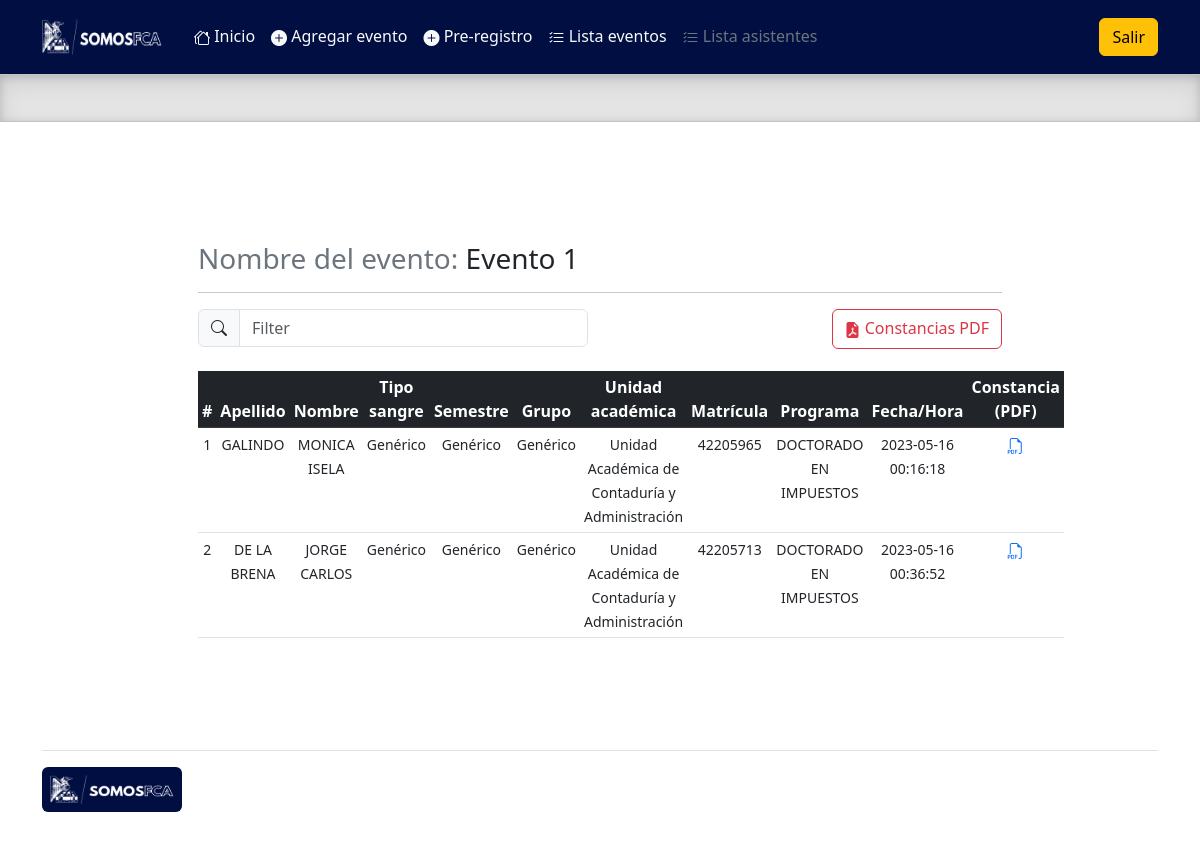
Before: /admin/lista_pagos_asistentes.php?evento=25 with the older database file.
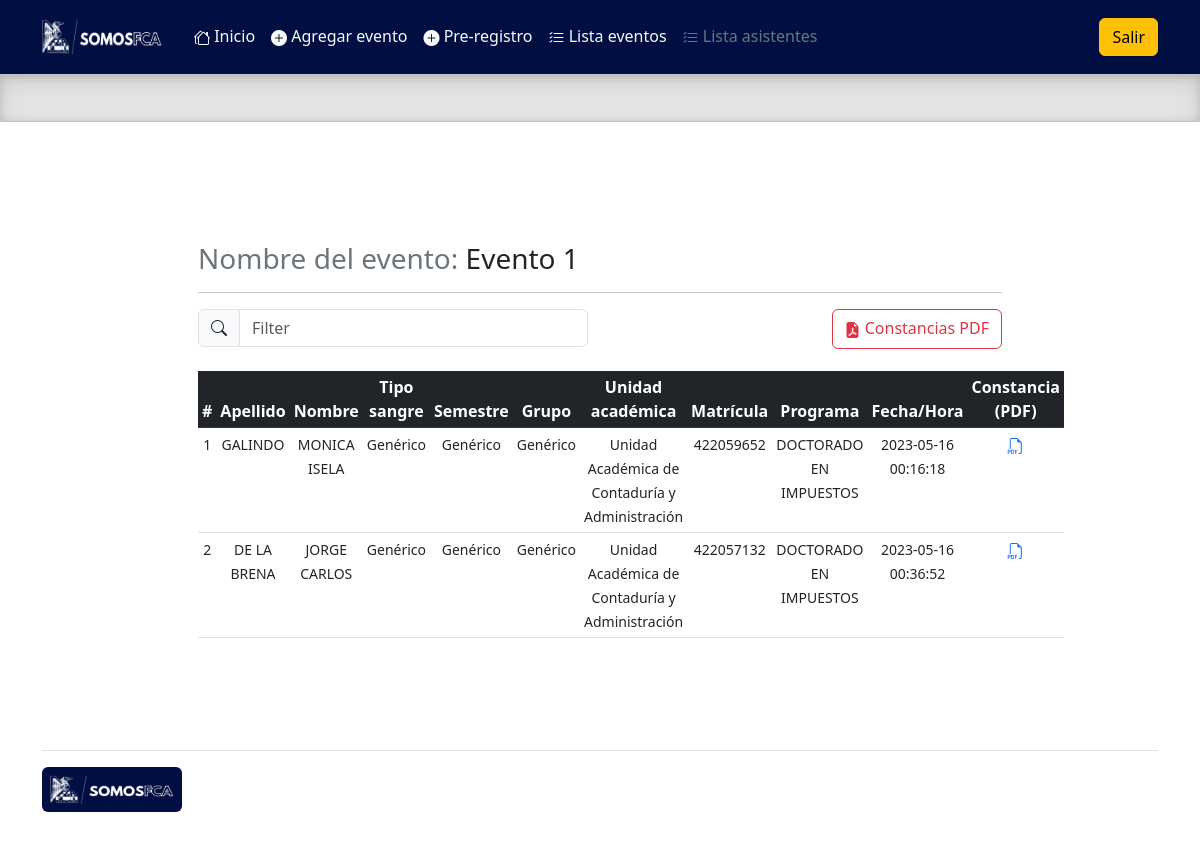
After: the same page with the newer database file.
### tables this page shows
CREATE TABLE `eventos` (
  `id` int(11) NOT NULL,
  `nombre` varchar(100) NOT NULL,
  `capacidad` int(11) NOT NULL,
  `fecha` date NOT NULL,
  `lugar` varchar(50) NOT NULL,
  `activo` int(11) DEFAULT NULL
);

CREATE TABLE `asistentes` (
  `id` int(11) NOT NULL,
  `nombre` varchar(100) NOT NULL,
  `tipo_asistente` int(11) NOT NULL,
  `apellidos` varchar(100) NOT NULL,
  `apellido_m` varchar(50) DEFAULT NULL,
  `curp` varchar(50) NOT NULL,
  `tipo_sangre` varchar(50) DEFAULT NULL,
  `semestre` varchar(50) DEFAULT NULL,
  `grupo` varchar(50) DEFAULT NULL,
  `unidad_academica` varchar(100) DEFAULT NULL,
  `carrera` varchar(100) DEFAULT NULL COMMENT 'Programa',
  `numero_control` varchar(50) NOT NULL COMMENT 'Matrícula',
  `idQr` varchar(100) DEFAULT NULL
);

CREATE TABLE `registro` (
  `id` int(11) NOT NULL,
  `asistente` int(11) NOT NULL,
  `evento` int(11) NOT NULL,
  `asistencia` int(11) NOT NULL,
  `fecha_registro` datetime NOT NULL,
  `idQr` varchar(50) NOT NULL
);

### admin/query/query_asistentes_individual.php (the view)
<?php
$queryEventos = "SELECT asistentes.id AS id, asistentes.apellidos AS apellidos, asistentes.nombre AS nombre, asistentes.tipo_sangre as tipo_sangre, asistentes.semestre AS semestre, asistentes.grupo AS grupo, asistentes.unidad_academica AS unidad_academica, asistentes.numero_control AS numero_control, asistentes.carrera AS carrera, registro.asistente AS asistente, registro.evento AS evento, registro.asistencia AS asistencia, registro.fecha_registro AS fecha_registro FROM asistentes INNER JOIN registro ON asistentes.id = registro.asistente WHERE registro.evento = '$evento'";
$resultadoEvento = $conn->query($queryEventos);
$numRows = $resultadoEvento->num_rows;
if($numRows >= 1){
$x = 0;
    while($rowEventos = $resultadoEvento->fetch_assoc()){
        $x++;
        echo'
        <tr class="text-center">
            <td><small>'.$x.'</small></td>
            <td><small>'.$rowEventos['apellidos'].'</small></td>
            <td><small>'.$rowEventos['nombre'].'</small></td>';
            echo'
            <td><small>'.$rowEventos['tipo_sangre'].'</small></td>';
            echo'
            <td><small>'.$rowEventos['semestre'].'</small></td>';
            echo'<td><small>'.$rowEventos['grupo'].'</small></td>';
            echo'
            <td><small>'.$rowEventos['unidad_academica'].'</small></td>';
            echo'<td><small>'.$rowEventos['numero_control'].'</small></td>';
            echo'
            <td><small>'.$rowEventos['carrera'].'</small></td>'
            ;
            echo'
            <td><small>'.$rowEventos['fecha_registro'].'</small></td>'
            ;
            echo'
            <td><a href="constanciaPDF.php?id='.$rowEventos['id'].'&nombre='.$rowEventos['nombre'].'&apellidos='.$rowEventos['apellidos'].'&idevento='.$rowEventos['evento'].'" target="_blank"><i class="bi bi-filetype-pdf"></i></a></td>
        </tr>
        ';
    }
}
else{
    echo'
    <script>
        alert("No hay personas registradas a este evento");
    </script>
    ';
}
?>

### admin/lista_pagos_asistentes.php (shortened to what this page needs)
<!doctype html>
<html lang="en">
  <head>
    <link rel="stylesheet" href="https://cdn.jsdelivr.net/npm/bootstrap-icons@1.10.2/font/bootstrap-icons.css">
    <link href="../assets/dist/css/bootstrap.min.css" rel="stylesheet">
    <?php
    include('prcd/qc.php');
        $evento = $_REQUEST['evento'];
        $nombreEvento = "SELECT * FROM eventos WHERE id = $evento";
        $resultadoEventoSQL = $conn ->query($nombreEvento);
        $rowEventoSQL = $resultadoEventoSQL->fetch_assoc();
    ?>
    <link href="headers.css" rel="stylesheet">
  </head>
  <body>
<main class="mb-0">
  <header class="p-3" style="background-color:#000e42;">
    <div class="container">
      <div class="d-flex flex-wrap align-items-center justify-content-center justify-content-lg-start">
        <a href="/" class="d-flex align-items-center mb-2 mb-lg-0 text-white text-decoration-none">
          <img src="../assets/brand/img/logo.png" width="120" height="36" role="img" alt="">
        </a>
        <ul class="nav col-12 col-lg-auto me-lg-auto mb-2 ms-4 justify-content-center mb-md-0">
          <li><a href="index.php" class="nav-link px-2 text-light"><i class="bi bi-houses"></i> Inicio</a></li>
          <li><a href="alta_eventos.php" class="nav-link px-2 text-light"><i class="bi bi-plus-circle-fill"></i> Agregar evento</a></li>
          <li><a href="alta_asistentes.php" class="nav-link px-2 text-light"><i class="bi bi-plus-circle-fill"></i> Pre-registro</a></li>
          <li><a href="lista_eventos.php" class="nav-link px-2 text-light"><i class="bi bi-list-check"></i> Lista eventos</a></li>
          <li><a href="#" class="nav-link px-2 text-secondary"><i class="bi bi-list-check"></i> Lista asistentes</a></li>
        </ul>
        <div class="text-end">
          <a href="query/sort.php" type="button" class="btn btn-warning">Salir</a>
        </div>
      </div>
    </div>
  </header>
  <div class="b-example-divider">
  </div>
    <div class="container-fluid w-75 h-100 mt-5 mb-5 p-5">
    <h3 class="mt-4 mb-3 text-secondary">Nombre del evento: <span class="text-dark"><? echo $rowEventoSQL['nombre']; ?></span></h3>
        <hr>
        <div class="row">
            <div class="col">
                <div class="input-group mb-4 w-100">
                    <span class="input-group-text" id="basic-addon1"><i class="bi bi-search"></i></span>
                    <input type="text" class="form-control" placeholder="Filter" aria-label="Filter" aria-describedby="basic-addon1" id="myInput">
                </div>
            </div>
            <div class="col text-end">
                <a href="constanciaPDF_masivas.php?id=<?php echo $evento ?>" target="_blank" class="btn btn-outline-danger" id="link"><i class="bi bi-file-earmark-pdf-fill"></i> Constancias PDF</a>
            </div>
        </div>
    <table class="table table-hover table-sm">
        <thead class="table-dark text-center">
            <tr>
            <th scope="col">#</th>
            <th scope="col">Apellido</th>
            <th scope="col">Nombre</th>
            <th scope="col">Tipo sangre</th>
            <th scope="col">Semestre</th>
            <th scope="col">Grupo</th>
            <th scope="col">Unidad académica</th>
            <th scope="col">Matrícula</th>
            <th scope="col">Programa</th>
            <th scope="col">Fecha/Hora</th>
            <th scope="col">Constancia (PDF)</th>
            </tr>
        </thead>
        <tbody id="myTable">
        <?php
        include('query/query_asistentes_individual.php');
        ?>
        </tbody>
    </table>
</main>
<div class="container">
  <footer class="d-flex flex-wrap justify-content-between align-items-center py-3 my-4 border-top">
      <p class="col-md-12 mb-0 text-muted"><a href="/" class="col-md-4 d-flex mb-md-0 me-md-auto link-dark text-decoration-none">
                <img src="../assets/brand/img/logo.png" width="140" height="45" role="img" alt="" class="p-2 rounded" style="background-color:#000e42">
            </a></p>
    </footer>
  </div>
  </body>
</html>

### admin/lista_pagos_asistentes.php (style rules this page uses)
.b-example-divider { height: 3rem; background-color: rgba(0, 0, 0, .1); border: solid rgba(0, 0, 0, .15); border-width: 1px 0; box-shadow: inset 0 .5em 1.5em rgba(0, 0, 0, .1), inset 0 .125em .5em rgba(0, 0, 0, .15); }
.bi { vertical-align: -.125em; fill: currentColor; }

Changed rows visible on the page:
changed asistentes "GALINDO": numero_control "42205965" → "422059652"
changed asistentes "DE LA BRENA": numero_control "42205713" → "422057132"
